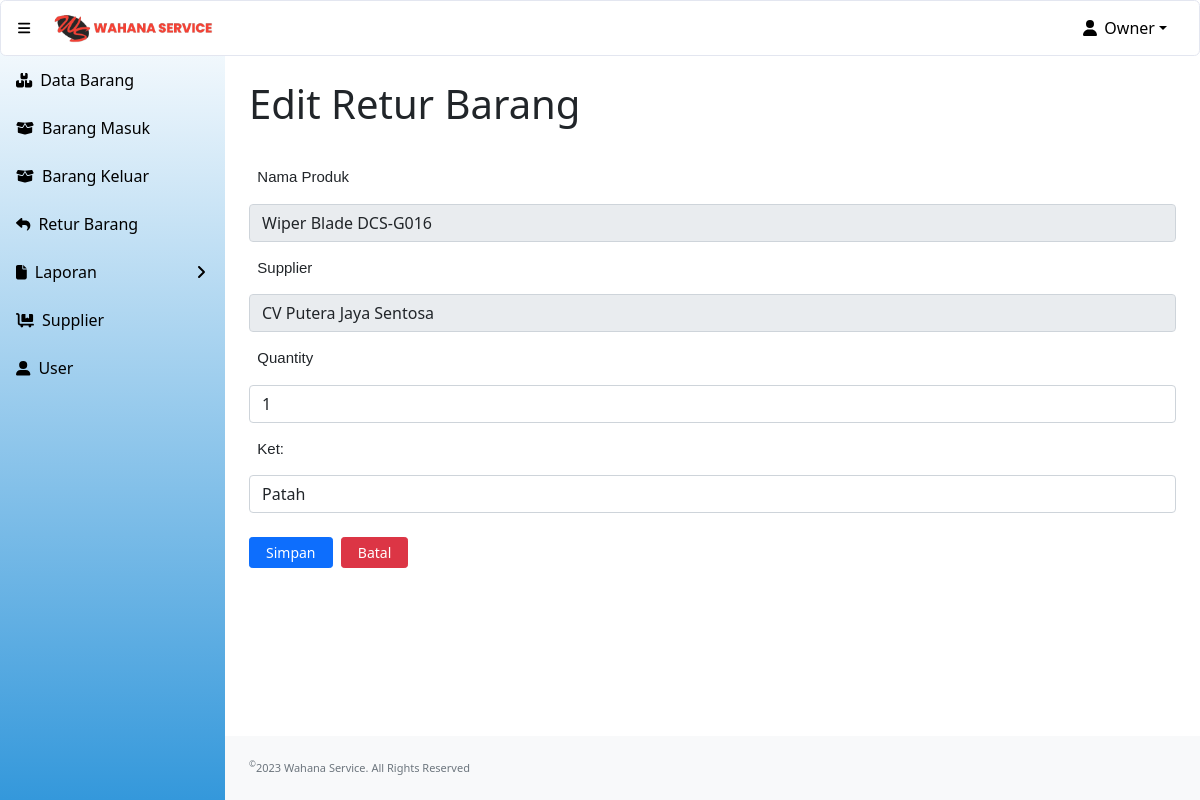
/update_retur.php?id_retur=1 (signed in), run on the app's committed database.
### tables this page shows
CREATE TABLE `retur_barang` (
  `id_retur` int(11) NOT NULL,
  `id_produk` int(11) NOT NULL,
  `id_supplier` int(11) NOT NULL,
  `tanggal` date NOT NULL DEFAULT current_timestamp(),
  `quantity` int(11) NOT NULL,
  `deskripsi` varchar(150) NOT NULL,
  `status` enum('Diajukan','Diambil','Selesai') NOT NULL,
  `id` int(11) NOT NULL
);

CREATE TABLE `produk` (
  `id_produk` int(11) NOT NULL,
  `id_supplier` int(11) NOT NULL,
  `nama_produk` varchar(100) NOT NULL,
  `jenis_barang` varchar(100) NOT NULL,
  `qty` int(10) NOT NULL,
  `harga` int(10) NOT NULL
);

CREATE TABLE `supplier` (
  `id_supplier` int(11) NOT NULL,
  `nama_supplier` varchar(200) NOT NULL,
  `alamat` varchar(500) NOT NULL,
  `no_telp` varchar(20) NOT NULL
);

### update_retur.php (the view, shortened to what this page needs)
<?php
include "conn.php";
?>
<!DOCTYPE html>
<html lang="en">
    <head>
        <link href="https://cdn.jsdelivr.net/npm/simple-datatables@latest/dist/style.css" rel="stylesheet" />
        <link href="css/styles.css" rel="stylesheet" />
    </head>
    <?php
        $id_retur=$_GET['id_retur'];
        $sSQL=" select * from retur_barang r, supplier s, produk p where r.id_retur = '$id_retur' and r.id_supplier=s.id_supplier  and r.id_produk=p.id_produk limit 1";
        $result=mysqli_query($koneksi, $sSQL);
        if (mysqli_num_rows($result) > 0)
        {
            while ($row=mysqli_fetch_assoc($result))
            {
                $nama_produk = $row['nama_produk'];
                $nama_supplier = $row['nama_supplier'];
                $quantity= $row['quantity'];
                $deskripsi= $row['deskripsi'];
            }
        }
    ?>
    <body class="sb-nav-fixed">
    <?php include "head.php"; ?>
        <div id="layoutSidenav">
        <?php include "menu.php"; ?>
            </div>
            <div id="layoutSidenav_content">
                <div class="container-fluid px-4">
                    <h1 class="mt-4" style="padding-bottom:15px";>Edit Retur Barang</h1>
                    <form action="submit_update_retur.php" class="form" method="post">
                    <label-form for="nama_produk">&nbsp;
                        Nama Produk
                    </label-form>
                    <input id="nama_produk" class="form-control" type="text" name="nama_produk" value="<?php echo $nama_produk;?>" readonly/>
                    <label-form for="supplier">&nbsp;
                        Supplier
                    </label-form>
                    <input id="nama_supplier" class="form-control" type="text" name="nama_supplier" value="<?php echo $nama_supplier;?>" readonly/>
                    <label-form for="quantity">&nbsp;
                        Quantity
                    </label-form>
                    <input id="quantity" class="form-control" type="number" name="quantity" value="<?php echo $quantity;?>" required/>
                    <label-form for="ket">&nbsp;
                        Ket:
                    </label-form>
                    <input id="deskripsi" class="form-control" type="text" name="deskripsi" value="<?php echo $deskripsi;?>" required/>
                        <div class="form-group">
                            <div class="col-sm-10">
                                <input type="submit" name="simpan" value="Simpan" class="btn btn-sm btn-primary" />&nbsp;
	                            <a href="retur.php" class="btn btn-sm btn-danger">Batal </a>
                            </div>
                        </div>
                    </form>
                </div>
                <footer class="py-4 bg-light mt-auto">
                    <div class="container-fluid px-4">
                        <div class="d-flex align-items-center justify-content-between small">
                            <div class="text-muted"><sup>&copy;</sup>2023 Wahana Service. All Rights Reserved</div>
                        </div>
                    </div>
                </footer>
            </div>
    </body>
</html>

### data on the page
retur_barang: nama_produk "Wiper Blade DCS-G016", nama_supplier "CV Putera Jaya Sentosa", quantity "1", deskripsi "Patah"

### other printed values
$_SESSION['fullname'] "Owner"
